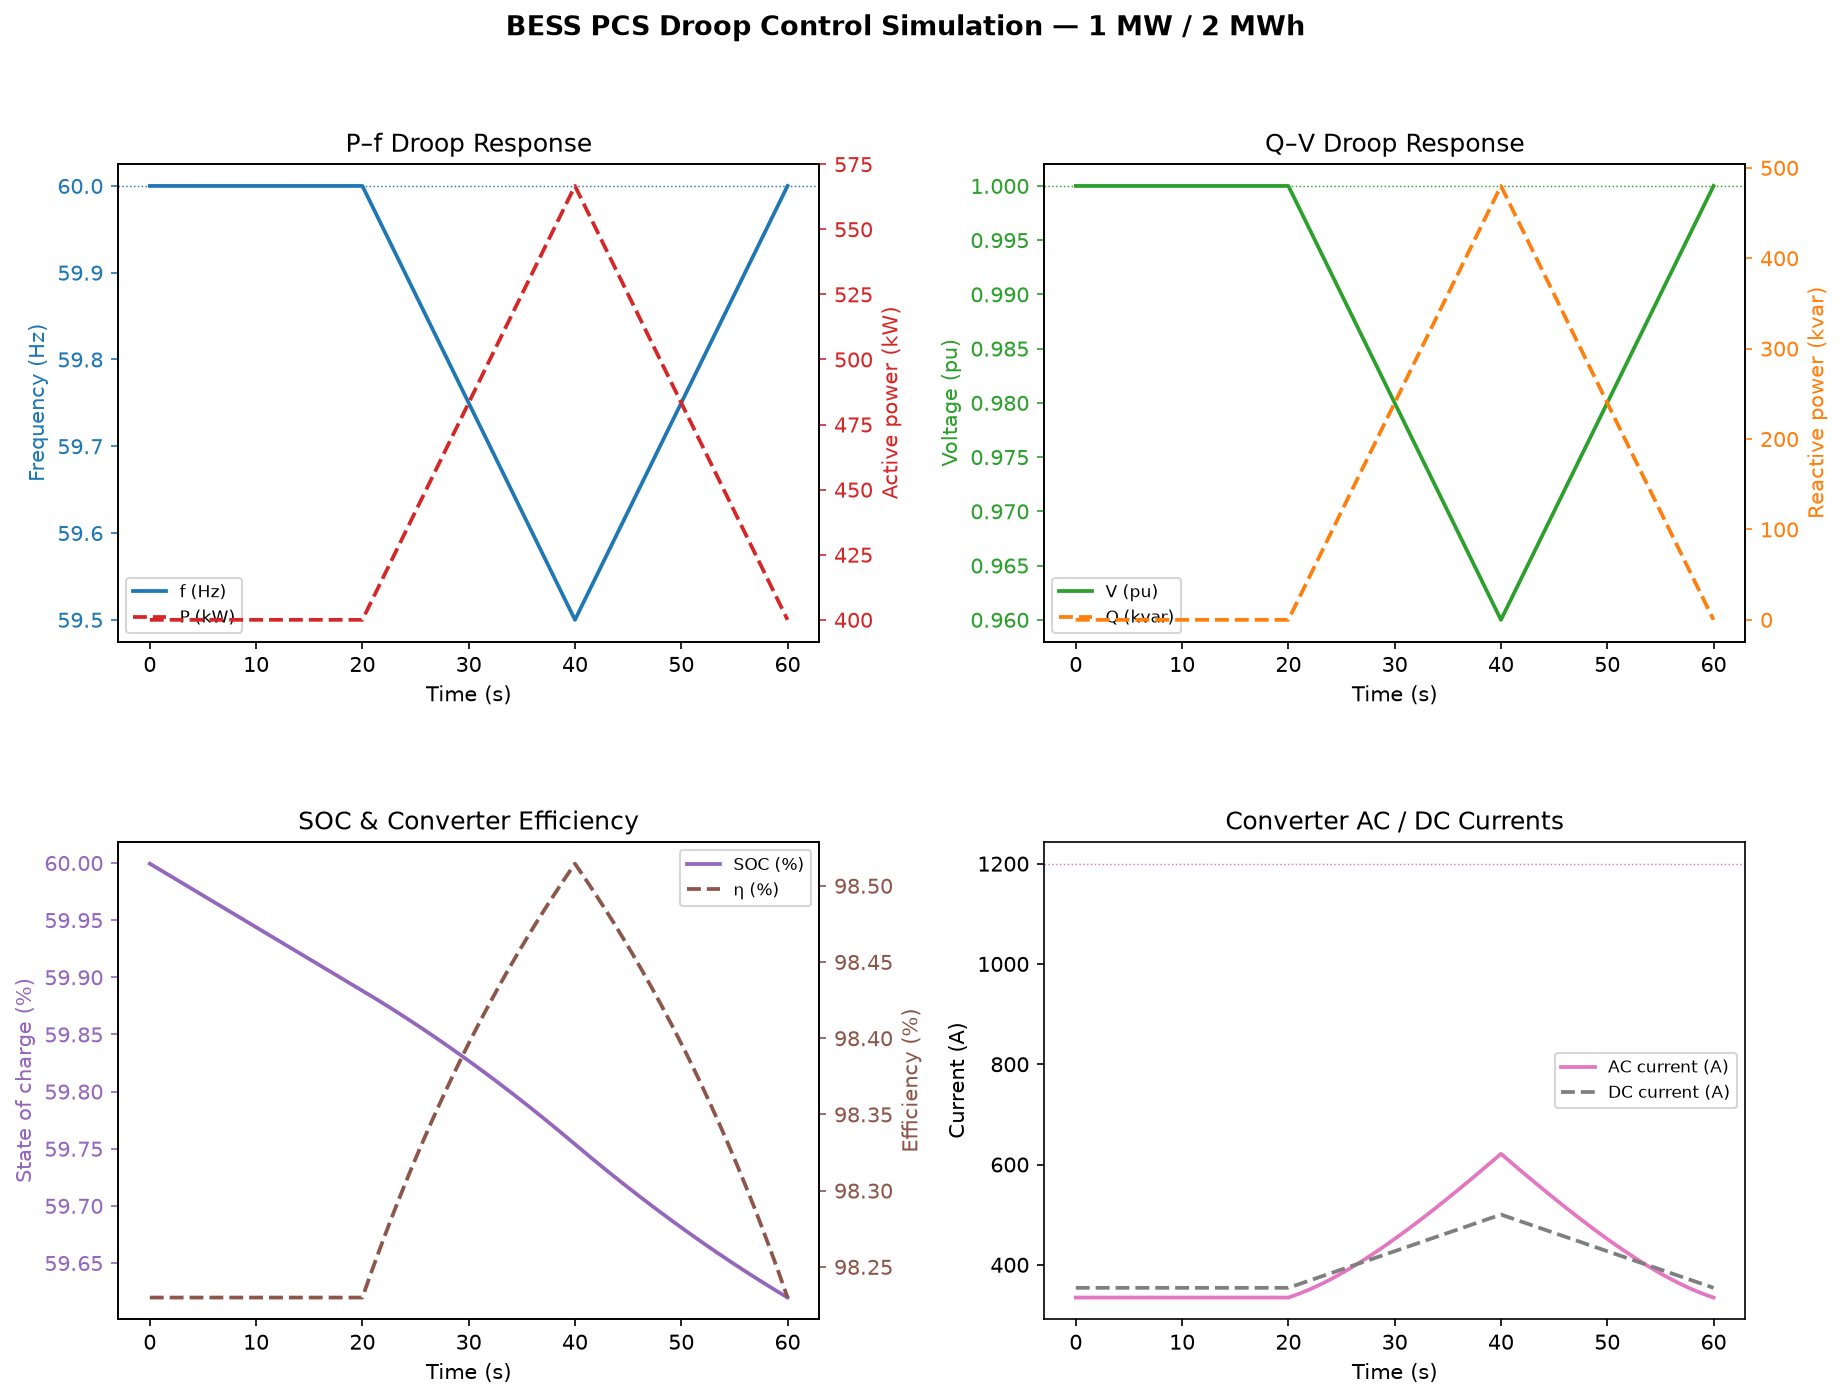

This figure's Python source:
"""
examples/bess_pcs_demo.py
=========================
Simulate a 1 MW / 2 MWh BESS PCS with P-f and Q-V droop control over 60 s.

Scenario
--------
t =  0–20 s : Grid stable at 60 Hz, 1.0 pu.  BESS dispatched at 400 kW export.
t = 20–40 s : Frequency drops linearly to 59.5 Hz (large load event on island).
              Droop controller ramps BESS output toward 1 MW.
              A reactive load also causes voltage to sag to 0.96 pu.
t = 40–60 s : Frequency recovers back to 60 Hz.  Voltage also recovers.

The simulation uses a simple forward-Euler integration loop — there is no
switching-level model.  The PCS operates as a grid-forming unit with 5 % P-f
and 5 % Q-V droop.

Outputs
-------
- Console table with key variables every 5 s
- A four-panel matplotlib figure saved to examples/bess_pcs_demo.png
"""

import math
import sys
import os

# Allow running from repo root or examples/ directory
sys.path.insert(0, os.path.join(os.path.dirname(__file__), ".."))

import numpy as np
import matplotlib
matplotlib.use("Agg")          # headless rendering for CI / scripts
import matplotlib.pyplot as plt
import matplotlib.gridspec as gridspec

from pcs.converter import BidirectionalConverter
from pcs.control.droop import DroopController
from pcs.protection import PCSProtection


# ---------------------------------------------------------------------------
# System parameters
# ---------------------------------------------------------------------------

RATED_KW       = 1_000.0     # 1 MW
RATED_KVAR     = 600.0       # 0.6 MVAr
RATED_FREQ     = 60.0        # Hz
AC_VOLTAGE     = 690.0       # V  (MV transformer secondary, line-line RMS)
# DC-bus sizing: for linear SPWM the modulation index m = V_phase_peak / (V_dc/2)
# must stay ≤ 1.0, where V_phase_peak = V_LL · √(2/3) = 690 · 0.8165 ≈ 563 V.
# Linear operation therefore requires V_dc ≥ 2·V_phase_peak ≈ 1127 V; a 1150 V
# bus gives m ≈ 0.98 with margin — a realistic rating for a 690 V-AC BESS PCS.
DC_VOLTAGE     = 1_150.0     # V
SW_FREQ        = 10_000.0    # Hz
DC_OV_TRIP     = 1_300.0     # V  DC over-voltage trip (≈ 1.13·V_dc nominal)

SOC_INITIAL    = 0.60        # 60 % state of charge
CAPACITY_KWH   = 2_000.0     # 2 MWh

P_DISPATCH_KW  = 400.0       # initial active power set-point
Q_DISPATCH_KVAR = 0.0        # initial reactive power set-point

DROOP_P_PCT    = 5.0         # P-f droop %
DROOP_Q_PCT    = 5.0         # Q-V droop %

T_END          = 60.0        # simulation duration (s)
DT             = 0.1         # time step (s) — adequate for droop dynamics

# ---------------------------------------------------------------------------
# Build profile arrays
# ---------------------------------------------------------------------------

t  = np.arange(0.0, T_END + DT, DT)
N  = len(t)

# Frequency profile: nominal → dip → recovery
f_grid = np.where(
    t < 20,
    60.0,
    np.where(
        t < 40,
        60.0 - 0.5 * (t - 20) / 20.0,   # linear dip to 59.5 Hz at t=40
        59.5 + 0.5 * (t - 40) / 20.0,   # linear recovery to 60 Hz at t=60
    )
)

# Voltage profile: nominal → sag → recovery
v_pcc_pu = np.where(
    t < 20,
    1.00,
    np.where(
        t < 40,
        1.00 - 0.04 * (t - 20) / 20.0,   # sag to 0.96 pu
        0.96 + 0.04 * (t - 40) / 20.0,   # recovery to 1.0 pu
    )
)

# ---------------------------------------------------------------------------
# Instantiate PCS components
# ---------------------------------------------------------------------------

converter  = BidirectionalConverter(RATED_KW, DC_VOLTAGE, AC_VOLTAGE, SW_FREQ)
droop_ctrl = DroopController(
    rated_kw=RATED_KW,
    rated_kvar=RATED_KVAR,
    rated_freq_hz=RATED_FREQ,
    rated_voltage_pu=1.0,
)
protection = PCSProtection()

# ---------------------------------------------------------------------------
# Pre-allocate result arrays
# ---------------------------------------------------------------------------

p_out_kw   = np.zeros(N)
q_out_kvar = np.zeros(N)
eta        = np.zeros(N)
i_dc_A     = np.zeros(N)
i_ac_A     = np.zeros(N)
soc        = np.zeros(N)
trip_flag  = np.zeros(N, dtype=bool)

soc_k = SOC_INITIAL

# ---------------------------------------------------------------------------
# Simulation loop
# ---------------------------------------------------------------------------

for k in range(N):
    fk = float(f_grid[k])
    vk = float(v_pcc_pu[k])

    # Droop control
    p_k = droop_ctrl.frequency_droop(fk, P_DISPATCH_KW, DROOP_P_PCT)
    q_k = droop_ctrl.voltage_droop(vk, Q_DISPATCH_KVAR, DROOP_Q_PCT)

    p_out_kw[k]   = p_k
    q_out_kvar[k] = q_k

    # Converter metrics
    lf = p_k / RATED_KW if RATED_KW > 0 else 0.0
    eta[k]   = converter.efficiency(lf) if lf > 0 else float("nan")
    i_dc_A[k] = converter.dc_current(p_k) if p_k > 0 else 0.0

    # Apparent current on AC side
    s_kva = math.sqrt(p_k**2 + q_k**2)
    pf = p_k / s_kva if s_kva > 0 else 1.0
    i_ac_A[k] = converter.ac_current_A(p_k, max(pf, 0.01)) if p_k > 0 else 0.0

    # SOC integration (simple Coulomb counting)
    # Energy exported this step: E = P * dt / 3600 kWh
    soc_k -= (p_k * DT) / (CAPACITY_KWH * 3_600.0)
    soc_k  = max(0.0, min(1.0, soc_k))
    soc[k] = soc_k

    # Protection evaluation
    prot = protection.evaluate_all(
        v_pu=vk, f_hz=fk, v_dc=DC_VOLTAGE, v_dc_max=DC_OV_TRIP,
        i_meas=i_ac_A[k], i_max=1_200.0,
    )
    trip_flag[k] = prot["any_trip"]

# ---------------------------------------------------------------------------
# Console summary table
# ---------------------------------------------------------------------------

print()
print("=" * 80)
print(f"  BESS PCS Droop Simulation — {RATED_KW/1000:.0f} MW / {CAPACITY_KWH/1000:.0f} MWh")
print("=" * 80)
print(f"{'t (s)':>8} {'f (Hz)':>8} {'V (pu)':>8} {'P (kW)':>9} "
      f"{'Q (kvar)':>10} {'η (%)':>7} {'SOC (%)':>8} {'Trip':>6}")
print("-" * 80)

report_times = [0, 10, 20, 25, 30, 35, 40, 50, 60]
for rt in report_times:
    k = min(int(rt / DT), N - 1)
    eta_pct = eta[k] * 100 if not math.isnan(eta[k]) else 0.0
    print(
        f"{t[k]:8.1f} {f_grid[k]:8.3f} {v_pcc_pu[k]:8.3f} "
        f"{p_out_kw[k]:9.1f} {q_out_kvar[k]:10.1f} "
        f"{eta_pct:7.2f} {soc[k]*100:8.2f} {'TRIP' if trip_flag[k] else 'OK':>6}"
    )

print("=" * 80)
print(f"  Final SOC: {soc[-1]*100:.2f} %")
print(f"  Modulation index: {converter.modulation_index():.4f}")
print(f"  Peak AC current: {i_ac_A.max():.1f} A")
print(f"  Peak efficiency: {np.nanmax(eta)*100:.2f} %")
print()

# ---------------------------------------------------------------------------
# Plot
# ---------------------------------------------------------------------------

fig = plt.figure(figsize=(14, 10))
fig.suptitle(
    f"BESS PCS Droop Control Simulation — {RATED_KW/1000:.0f} MW / {CAPACITY_KWH/1000:.0f} MWh",
    fontsize=13, fontweight="bold"
)
gs = gridspec.GridSpec(2, 2, figure=fig, hspace=0.42, wspace=0.32)

# Panel 1: Frequency & active power
ax1 = fig.add_subplot(gs[0, 0])
color_f = "#1f77b4"
color_p = "#d62728"
ax1b = ax1.twinx()
ax1.plot(t, f_grid,    color=color_f, lw=1.8, label="Grid frequency")
ax1b.plot(t, p_out_kw, color=color_p, lw=1.8, ls="--", label="P output")
ax1.set_xlabel("Time (s)")
ax1.set_ylabel("Frequency (Hz)", color=color_f)
ax1b.set_ylabel("Active power (kW)", color=color_p)
ax1.set_title("P–f Droop Response")
ax1.tick_params(axis="y", colors=color_f)
ax1b.tick_params(axis="y", colors=color_p)
ax1.axhline(RATED_FREQ, color=color_f, lw=0.7, ls=":")
lines1 = [
    plt.Line2D([0], [0], color=color_f, lw=1.8),
    plt.Line2D([0], [0], color=color_p, lw=1.8, ls="--"),
]
ax1.legend(lines1, ["f (Hz)", "P (kW)"], loc="lower left", fontsize=8)

# Panel 2: Voltage & reactive power
ax2 = fig.add_subplot(gs[0, 1])
color_v = "#2ca02c"
color_q = "#ff7f0e"
ax2b = ax2.twinx()
ax2.plot(t, v_pcc_pu,    color=color_v, lw=1.8, label="PCC voltage")
ax2b.plot(t, q_out_kvar, color=color_q, lw=1.8, ls="--", label="Q output")
ax2.set_xlabel("Time (s)")
ax2.set_ylabel("Voltage (pu)", color=color_v)
ax2b.set_ylabel("Reactive power (kvar)", color=color_q)
ax2.set_title("Q–V Droop Response")
ax2.tick_params(axis="y", colors=color_v)
ax2b.tick_params(axis="y", colors=color_q)
ax2.axhline(1.0, color=color_v, lw=0.7, ls=":")
lines2 = [
    plt.Line2D([0], [0], color=color_v, lw=1.8),
    plt.Line2D([0], [0], color=color_q, lw=1.8, ls="--"),
]
ax2.legend(lines2, ["V (pu)", "Q (kvar)"], loc="lower left", fontsize=8)

# Panel 3: SOC & efficiency
ax3 = fig.add_subplot(gs[1, 0])
color_soc = "#9467bd"
color_eta = "#8c564b"
ax3b = ax3.twinx()
ax3.plot(t, soc * 100, color=color_soc, lw=1.8, label="SOC")
ax3b.plot(t, np.where(np.isnan(eta), 0, eta * 100), color=color_eta, lw=1.8, ls="--", label="η")
ax3.set_xlabel("Time (s)")
ax3.set_ylabel("State of charge (%)", color=color_soc)
ax3b.set_ylabel("Efficiency (%)", color=color_eta)
ax3.set_title("SOC & Converter Efficiency")
ax3.tick_params(axis="y", colors=color_soc)
ax3b.tick_params(axis="y", colors=color_eta)
lines3 = [
    plt.Line2D([0], [0], color=color_soc, lw=1.8),
    plt.Line2D([0], [0], color=color_eta, lw=1.8, ls="--"),
]
ax3.legend(lines3, ["SOC (%)", "η (%)"], loc="upper right", fontsize=8)

# Panel 4: AC & DC currents
ax4 = fig.add_subplot(gs[1, 1])
ax4.plot(t, i_ac_A, color="#e377c2", lw=1.8, label="AC current (A)")
ax4.plot(t, i_dc_A, color="#7f7f7f", lw=1.8, ls="--", label="DC current (A)")
ax4.set_xlabel("Time (s)")
ax4.set_ylabel("Current (A)")
ax4.set_title("Converter AC / DC Currents")
ax4.legend(fontsize=8)
ax4.axhline(1_200, color="#e377c2", lw=0.7, ls=":", label="AC limit")

# Trip markers on all panels
for ax in [ax1, ax2, ax3, ax4]:
    for k in np.where(trip_flag)[0]:
        ax.axvspan(t[k] - DT / 2, t[k] + DT / 2, color="red", alpha=0.15)

out_path = os.path.join(os.path.dirname(__file__), "bess_pcs_demo.png")
fig.savefig(out_path, dpi=150, bbox_inches="tight")
print(f"Plot saved to: {out_path}")
